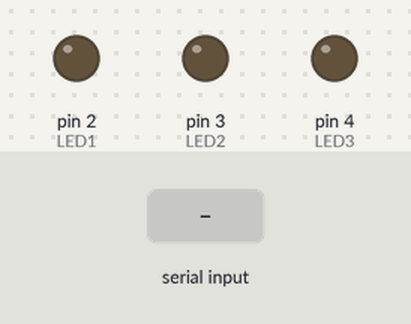
Simulated run of this sketch. Board: Arduino Uno, built with avr-gcc and run on an emulated ATmega328P. On the bench: output pins drawn as LEDs (lit = HIGH). Inputs (shaded band) come from the test bench.

Above: at 1.2 s.
1.3 s: "a" received over the second serial link
At 2.0 s:
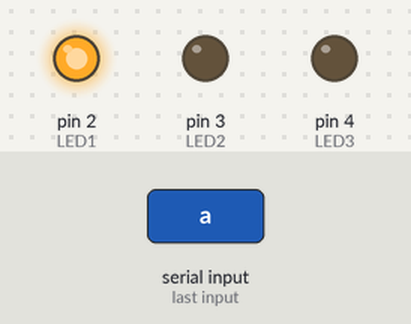
2.8 s: "c" received over the second serial link
At 3.1 s:
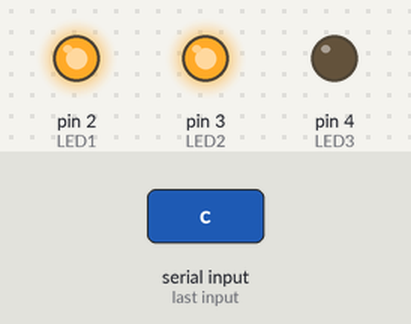
4.3 s: "b" received over the second serial link
At 5.5 s:
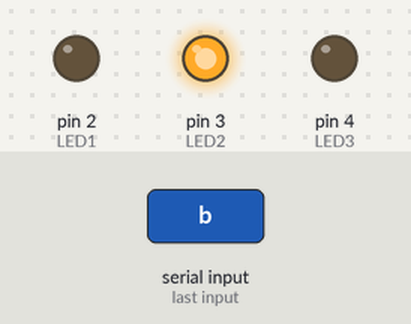
5.8 s: "e" received over the second serial link
At 6.6 s:
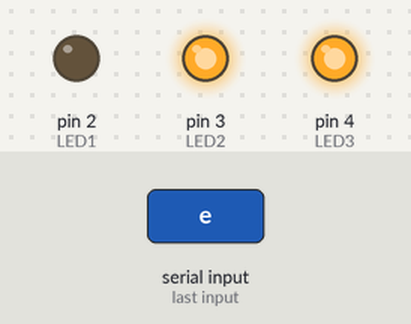
7.3 s: "d" received over the second serial link
At 7.9 s:
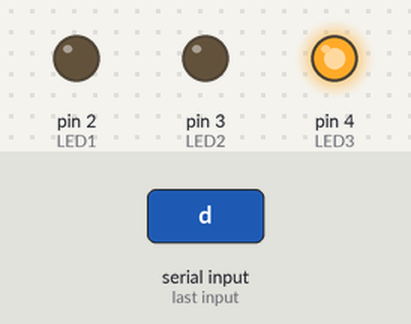
8.8 s: "f" received over the second serial link
At 10.2 s:
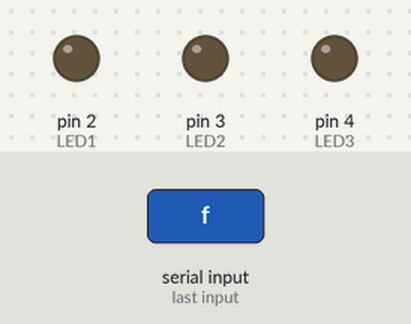
Timing chart, 0 to 11.3 s (numbered marks = the images above; inputs shaded):
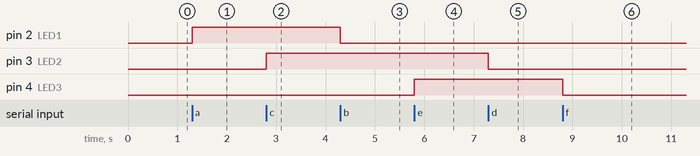

The sketch:

bluetooth.ino
```cpp
#include <SoftwareSerial.h>

SoftwareSerial bluetoothModulu(10, 11);
/* Arduino  ->  Bluetooth modulu
  10 (Rx)   ->  Tx
  11 (Tx)   ->  Rx
*/

const int LED1 = 2;
const int LED2 = 3;
const int LED3 = 4;

void setup()
{
  bluetoothModulu.begin(9600); /* Bluetooth haberleşmesi */
  pinMode(LED1, OUTPUT);
  pinMode(LED2, OUTPUT);
  pinMode(LED3, OUTPUT);
}

char okunanKarakter; /* okunan verilerin kaydedileceği değişken */
void loop()
{
  while(bluetoothModulu.available()>0){ /* Yeni veri var mı */
    okunanKarakter = bluetoothModulu.read(); /* Yeni veriyi okunanKarakter degiskenine kaydet */
    switch(okunanKarakter){ /* Okunan karaktere göre işlem yap */
      case 'a': /* gelen karakterin işlem karşılığı */
        digitalWrite(LED1, HIGH);
        bluetoothModulu.println("LED 1 yakildi");
        break;
      case 'b':
        digitalWrite(LED1, LOW);
        bluetoothModulu.println("LED 1 sonduruldu");
        break;
      case 'c':
        digitalWrite(LED2, HIGH);
        bluetoothModulu.println("LED 2 yakildi");
        break;
      case 'd':
        digitalWrite(LED2, LOW);
        bluetoothModulu.println("LED 2 sonduruldu");
        break;
      case 'e':
        digitalWrite(LED3, HIGH);
        bluetoothModulu.println("LED 3 yakildi");
        break;
      case 'f':
        digitalWrite(LED3, LOW);
        bluetoothModulu.println("LED 3 sonduruldu");
        break;
    } /* Switch sonu */
  }/* While sonu*/
}/* Loop sonu */
```

Measured:
- after the input at 1.3 s, pin 2 (LED1): LOW → HIGH at once
- after the input at 2.8 s, pin 3 (LED2): LOW → HIGH at once
- after the input at 4.3 s, pin 2 (LED1): HIGH → LOW at once
- after the input at 5.8 s, pin 4 (LED3): LOW → HIGH at once
- after the input at 7.3 s, pin 3 (LED2): HIGH → LOW at once
- after the input at 8.8 s, pin 4 (LED3): HIGH → LOW at once
